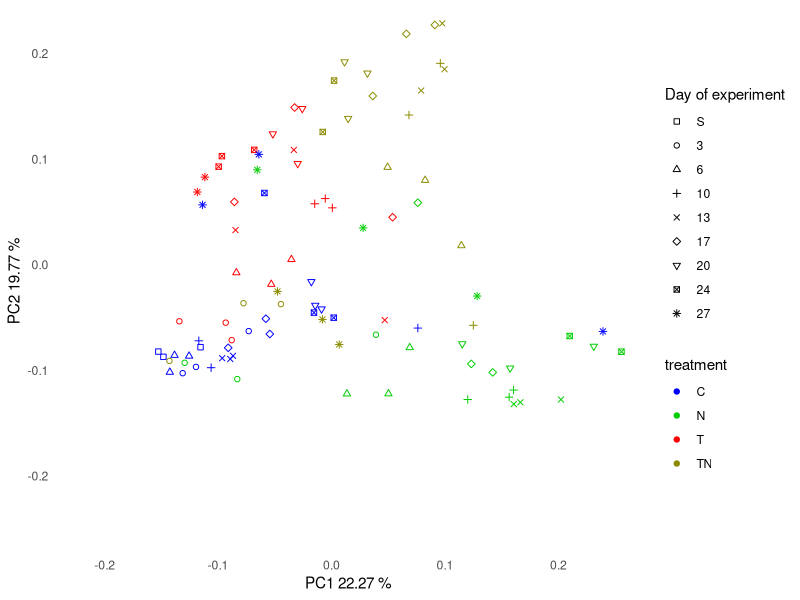
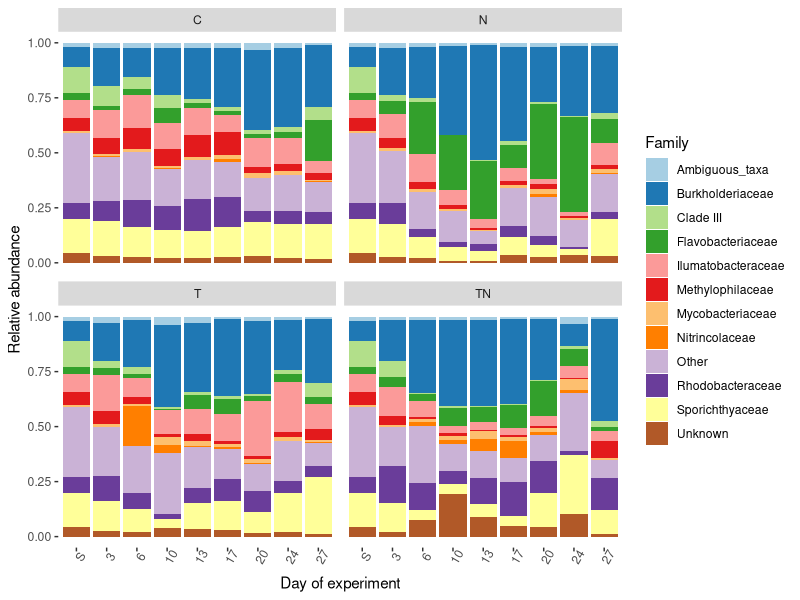
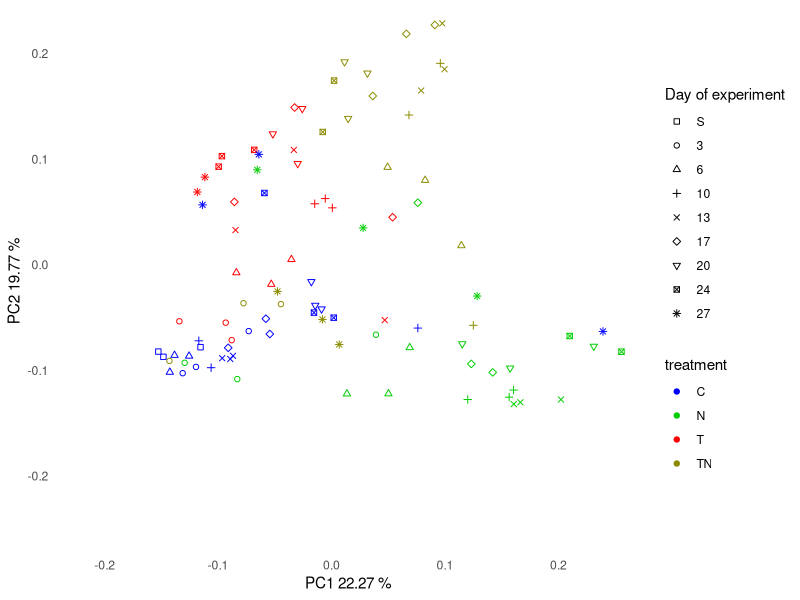
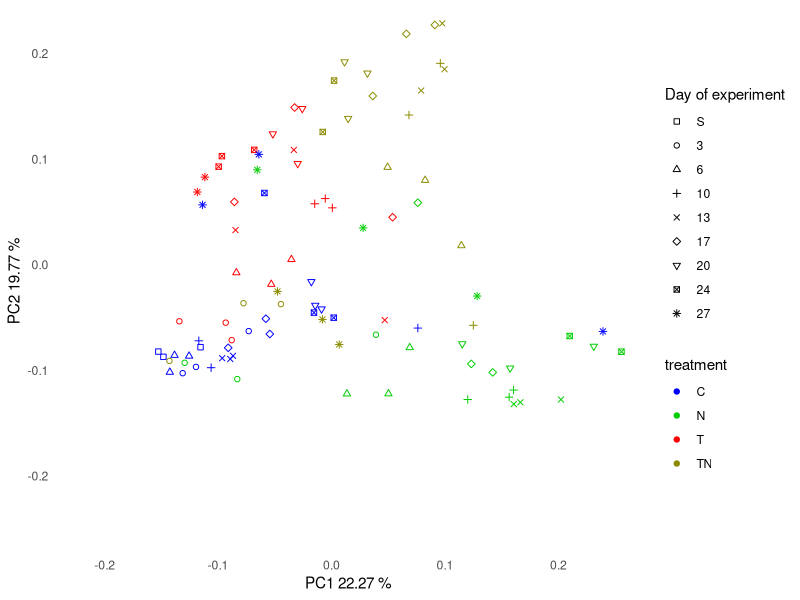
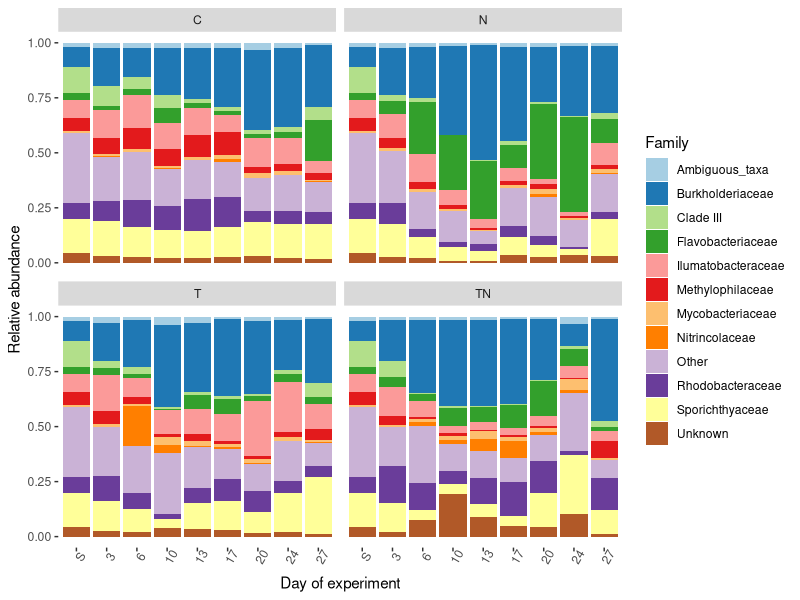

Write the R code that produced these figures, in order. (Note: this script raises an error after producing the figures.)
## ---- chunk 1
knitr::opts_chunk$set(echo = TRUE, warning = FALSE, message = F)
## ---- chunk 2
library(tidyverse)
library(vegan)
library(RColorBrewer)
library(pheatmap)
library(Hmisc)
library(grid)
## ---- chunk 3
GEOM_COL_COLOURS = c(
  RColorBrewer::brewer.pal(12, name = 'Paired')) # Setting colour scheme vector.
## ---- chunk 4
taxonomy <- read_tsv("../data/taxonomy.tsv") %>%
  separate(Taxon, c("domain", "phylum", "class", "order","family","genus","species"), sep =";") %>%
  replace_na(list(phylum = "Unknown", class = "Unknown", order = "Unknown", family = "Unknown", genus = "JUnknown", species = "Unknown")) %>%
  rename("Feature_ID" = "Feature ID") 
  
#Removing prefix in taxnomy names
taxonomy$domain <- gsub("D_[0-9]__","", taxonomy$domain)
taxonomy$phylum <- gsub("D_[0-9]__","", taxonomy$phylum)
taxonomy$class <- gsub("D_[0-9]__","", taxonomy$class)
taxonomy$order <- gsub("D_[0-9]__","", taxonomy$order)
taxonomy$family <- gsub("D_[0-9]__","", taxonomy$family)
taxonomy$genus <- gsub("D_[0-9]__","", taxonomy$genus)
taxonomy$species <- gsub("D_[0-9]__","", taxonomy$species)

#Filtering out chloroplasts and mitochondria
taxonomy <- taxonomy %>% 
            filter(order != "Chloroplast" & family != "Mitochondria") %>%
            mutate(ASV = paste0("ASV",row_number()))


abs_abu <- read_tsv("../data/feature-table.tsv") %>%
  gather(sample, abundance, 2:ncol(.)) %>% #Creating a long format instead of wide
  rename("Feature_ID" = "OTU ID") %>% # Renaming
  inner_join(taxonomy, by = "Feature_ID")  %>% #joining in taxonomic information
  filter(order != "Chloroplast" & family != "Mitochondria") %>% 
  select(Feature_ID, sample, abundance)

#Days : 0, 3, 6, 10, 13, 17, 20, 24, 27
sample_key <- read_tsv("../data/sample_key.tsv") %>%
  separate(replicate, c("treatment", "replicate"), sep = -1) 
  
sample_key$treatment <- sub(2,"", sample_key$treatment)

#Reading in the file and matching the names
mu <- read_tsv("../data/mu.tsv") %>%
  rename(timepoint = "Sampling", treatment = "Treatment", replicate = "Replicate") %>%
  mutate(timepoint = str_replace(timepoint, "^","T"), 
         tre_rep = paste(timepoint, treatment, replicate, sep = ""))

#Respiration values and creating common variable to join in other df (tre_rep)
Rm <- read_tsv("../data/Rm_values.tsv") %>%
   mutate(tre_rep = paste(timepoint, treatment, replicate, sep = "")) 
## ---- chunk 5
pca <- decostand(
as.matrix(
  abs_abu %>%
  inner_join(sample_key, by = "sample") %>%
  mutate(tre_rep = paste(timepoint, treatment, replicate, sep = "")) %>%
  #group_by(tre_rep) %>%
  #mutate(relab = abundance/sum(abundance)) %>% #Relative abundance not used due to hellinger.
  #ungroup() %>%
  select(Feature_ID, tre_rep, abundance) %>%
  spread(Feature_ID, abundance, fill = 0) %>%
  column_to_rownames("tre_rep")
), method = "hellinger"
) %>%
  vegan::rda()

eigenvalues <- as.data.frame(pca$CA$eig) %>%
    rownames_to_column("PC_axes") %>%
    rename(eigenvalues = "pca$CA$eig") %>%
    mutate(eigenvalues_variation_explained = (eigenvalues/sum(eigenvalues) * 100))

#Shape legend
shapes = c(0,1,2,3,4,5,6,7,8)

#Running and plotting PCA
as.data.frame(pca$CA$u) %>%
  rownames_to_column("tre_rep") %>%
  inner_join(sample_key %>% mutate(tre_rep = paste(timepoint, treatment, replicate, sep = "")), by = "tre_rep") %>%
  mutate(day = case_when(
                      timepoint == "T0" ~ "S",
                      timepoint == "T1" ~ "3",
                      timepoint == "T2" ~ "6",
                      timepoint == "T3" ~ "10",
                      timepoint == "T4" ~ "13",
                      timepoint == "T5" ~ "17",
                      timepoint == "T6" ~ "20",
                      timepoint == "T7" ~ "24",
                      timepoint == "T8" ~ "27",
                      TRUE ~ ""
  )) %>% 
    mutate(day = fct_relevel(day,
                             "S","3","6","10","13","17","20","24","27")
           ) %>% 
  ggplot(mapping = aes(x = PC1, y = PC2)) +
  geom_point(aes(shape = day, colour = treatment)) +
   xlab(paste("PC1", round(eigenvalues$eigenvalues_variation_explained[1], digits = 2),"%", sep = " ")) +
    ylab(paste("PC2", round(eigenvalues$eigenvalues_variation_explained[2], digits = 2),"%", sep = " ")) +
  coord_cartesian(xlim = c(-0.22, 0.25), ylim= c(-0.25, 0.22)) +
  scale_colour_manual(values = c("blue","green3","red","yellow4")) +
   scale_shape_manual("Day of experiment", values=shapes) +
   theme_minimal() +
     theme(panel.grid = element_blank()) 
  
ggsave("../results/hell_counts_PCA.pdf") 
ggsave("../results/hell_counts_PCA.png")
  
## ---- chunk 6
top12 <- abs_abu %>%
  inner_join(sample_key, by = "sample") %>%
  mutate(tre_rep = paste(timepoint, treatment, replicate, sep = "")) %>%
  group_by(tre_rep) %>%
  mutate(relab = abundance/sum(abundance)) %>%
  ungroup() %>% # 869376 rows
  inner_join(taxonomy, by = "Feature_ID")  %>%# 869376 rows
  group_by(family) %>%
  summarise(sum_relab = sum(relab)) %>%
  ungroup() %>%
  arrange(desc(sum_relab)) %>%
  slice(1:12) %>%
  .$family

# Removing the uncultured category, so that it ends up in the "other" category later
top12 = top12[-10] 

#Creating a separate dataframe for Timepoint zero to append, as it is only present in one treatment.
T0 <- abs_abu %>%
  inner_join(sample_key, by = "sample") %>%
  mutate(tre_rep = paste(timepoint, treatment, replicate, sep = "")) %>%
  group_by(tre_rep) %>%
  mutate(relab = abundance/sum(abundance)) %>%
  ungroup() %>% # 869376 rows
  group_by(timepoint, treatment, Feature_ID) %>%
  summarise(relab = mean(relab)) %>%
  ungroup() %>%
  inner_join(taxonomy, by = "Feature_ID")  %>% # 869376 rows
  #mutate(new_phylum = ifelse(grepl("Proteobacteria", phylum), paste0(class, sep = ""), paste0(phylum))) %>%
  mutate(Group = ifelse(family %in% top12, paste0(family), "Other")) %>%
  group_by(timepoint, treatment, Group) %>%
  summarise(sum_relab = sum(relab)) %>%
  ungroup() %>%
  filter(timepoint == "T0")

#All together
abs_abu %>%
  inner_join(sample_key, by = "sample") %>%
  mutate(tre_rep = paste(timepoint, treatment, replicate, sep = "")) %>%
  group_by(tre_rep) %>%
  mutate(relab = abundance/sum(abundance)) %>%
  ungroup() %>% # 869376 rows
  group_by(timepoint, treatment, Feature_ID) %>%
  summarise(relab = mean(relab)) %>%
  ungroup() %>%
  inner_join(taxonomy, by = "Feature_ID")  %>% # 869376 rows
  mutate(Group = ifelse(family %in% top12, paste0(family), "Other")) %>%
  group_by(timepoint, treatment, Group) %>%
  summarise(sum_relab = sum(relab)) %>%
  ungroup() %>%
  rbind(.,T0 %>% mutate(treatment = str_replace(treatment, "C","N"))) %>% #Adding timepoint0 to all other treaments
  rbind(.,T0 %>% mutate(treatment = str_replace(treatment, "C","T"))) %>%
  rbind(.,T0 %>% mutate(treatment = str_replace(treatment, "C","TN"))) %>% #407 rows
  mutate(day = ifelse(grepl("T0",timepoint),"S",   #Mutating in the day variable and ordering the days as factors
                ifelse(grepl("T1",timepoint),"3", 
                ifelse(grepl("T2", timepoint),"6",
                ifelse(grepl("T3",timepoint),"10",
                ifelse(grepl("T4",timepoint),"13",
                ifelse(grepl("T5",timepoint),"17",
                ifelse(grepl("T6", timepoint),"20",
                ifelse(grepl("T7", timepoint),"24","27"))))))))) %>%
  mutate(day = factor(day, levels = c("S","3","6","10","13","17","20","24","27"))) %>%
  ggplot(mapping = aes(x = day, y =sum_relab, fill = fct_relevel(Group, "other", after = 12))) +
  geom_col() +
  facet_wrap(~ treatment) +
  theme(axis.text.x = element_text(angle = 60), panel.background = element_blank()) +
  scale_fill_manual('Family', values = GEOM_COL_COLOURS) +
  ylab("Relative abundance") +
  xlab("Day of experiment") 
ggsave("../results/family_treatment_overview.pdf")
## ---- chunk 7
com_mat.hellinger <- decostand(as.matrix(
    abs_abu %>%
    inner_join(sample_key, by = "sample") %>%
    mutate(tre_rep = paste(timepoint, treatment, replicate, sep = "")) %>%
    #group_by(tre_rep) %>%
    #mutate(relab = abundance/sum(abundance)) %>%
    #ungroup() %>%
    filter(timepoint != "T0") %>%
    group_by(Feature_ID) %>%
    filter(abundance > 0) %>%
    ungroup() %>%
    semi_join(Rm %>% select(tre_rep, Rm_Rsb), by = "tre_rep") %>% #Reducing the data to only RM-included timepoints
    select(Feature_ID,tre_rep, abundance) %>%
    spread(Feature_ID, abundance, fill = 0) %>%
    column_to_rownames("tre_rep")
  ),
  method = "hellinger")

com_mat.hellinger.bray <- vegdist(com_mat.hellinger, method = "bray")

explanatory_df <- abs_abu %>%
  inner_join(sample_key, by = "sample") %>%
  mutate(tre_rep = paste(timepoint, treatment, replicate, sep = "")) %>%
  group_by(tre_rep) %>%
  mutate(relab = abundance/sum(abundance)) %>%
  ungroup() %>%
   filter(timepoint != "T0") %>%
   group_by(Feature_ID) %>%
    filter(relab > 0) %>%
    ungroup() %>%
  select(Feature_ID,tre_rep, relab, treatment) %>%
  spread(Feature_ID, relab, fill = 0) %>%
  select(tre_rep, treatment) %>%
  inner_join(Rm %>% select(Rm_Rsb, tre_rep), by = "tre_rep") 

com_mat.ado <-adonis(formula = com_mat.hellinger ~ treatment, data = explanatory_df, method = "bray")

com_mat.ado

#Function to do PERMANOVA for all treatments easy

treat_ado <- function(i,j) {

com_mat.hellinger <- decostand(as.matrix(
    abs_abu %>%
    inner_join(sample_key, by = "sample") %>%
    mutate(tre_rep = paste(timepoint, treatment, replicate, sep = "")) %>%
    #group_by(tre_rep) %>%
    #mutate(relab = abundance/sum(abundance)) %>%
    #ungroup() %>%
    filter(timepoint != "T0") %>%
    filter(treatment %in% c(i,j)) %>%
    group_by(Feature_ID) %>%
    filter(abundance > 0) %>%
    ungroup() %>%
    semi_join(Rm %>% select(tre_rep, Rm_Rsb), by = "tre_rep") %>% #Reducing the data to only RM-included timepoints
    select(Feature_ID,tre_rep, abundance) %>%
    spread(Feature_ID, abundance, fill = 0) %>%
    column_to_rownames("tre_rep")
  ),
  method = "hellinger")

com_mat.hellinger.bray <- vegdist(com_mat.hellinger, method = "bray")

explanatory_df <- abs_abu %>%
  inner_join(sample_key, by = "sample") %>%
  mutate(tre_rep = paste(timepoint, treatment, replicate, sep = "")) %>%
  group_by(tre_rep) %>%
  mutate(relab = abundance/sum(abundance)) %>%
  ungroup() %>%
   filter(timepoint != "T0") %>%
   group_by(Feature_ID) %>%
    filter(relab > 0) %>%
    ungroup() %>%
  select(Feature_ID,tre_rep, relab, treatment) %>%
  spread(Feature_ID, relab, fill = 0) %>%
  select(tre_rep, treatment) %>%
  inner_join(Rm %>% select(Rm_Rsb, tre_rep), by = "tre_rep") %>%
  filter(treatment %in% c(i,j))

adonis(formula = com_mat.hellinger ~ treatment, data = explanatory_df, method = "bray")
}


hmm <- treat_ado("N", "C") # R2 = 0.13, P = 0.001

df <- hmm$aov.tab %>%
  select(5,6) %>%
  slice(1) %>%
  mutate(treat1 = "N") %>%
  mutate(treat2 = "C") 

rownames(df) <- 1


#Running the pairwise comparisons with two for-loops
treat = as.character(c("C","N","T","TN"))
for(i in treat){
  for(j in treat){
if (i == j) {next}
if (j == i) {next}
df <- rbind(df, treat_ado(i,j)$aov.tab %>%
  select(5,6) %>%
  slice(1)  %>%
  mutate(treat1 = i, treat2 = j) 
)
  }
}

#Selecting non-redundant comparisons and adding p-value error-correction.
df %>%
  as.data.frame() %>%
  mutate(comp = paste(treat1, treat2, sep = "_")) %>%
  rename(p = 2) %>%
  distinct(comp, R2, p) %>%
  filter(comp %in% c("N_C","N_T","N_TN","C_T","C_TN","T_TN")) %>%
  mutate(fdr = p.adjust(p, method = "fdr")) %>% 
  write_tsv("../results/pairwise_adonis.tsv")
## ---- chunk 8
#Ranking the top50 ASV's 
rank_asv <- abs_abu %>%
  inner_join(sample_key, by = "sample") %>%
  mutate(tre_rep = paste(timepoint, treatment, replicate, sep = "")) %>%
  group_by(tre_rep) %>%
  mutate(relab = abundance/sum(abundance)) %>%
  ungroup() %>%
  group_by(Feature_ID) %>%
  summarise(relab = mean(relab)) %>%
  ungroup() %>%
  arrange(desc(relab)) 

#Vector with top50 ASVs for filtering later
top50_ASV <- abs_abu %>%
  inner_join(sample_key, by = "sample") %>%
  mutate(tre_rep = paste(timepoint, treatment, replicate, sep = "")) %>%
  group_by(tre_rep) %>%
  mutate(relab = abundance/sum(abundance)) %>%
  ungroup() %>% # 869376 rows
  group_by(Feature_ID) %>%
  summarise(relab = mean(relab)) %>%
  ungroup() %>%
  arrange(desc(relab)) %>%
  slice(1:50) %>%
  .$Feature_ID

asv_relab <- abs_abu %>%
  inner_join(sample_key, by = "sample") %>%
  mutate(tre_rep = paste(timepoint, treatment, replicate, sep = "")) %>%
  group_by(tre_rep) %>%
  mutate(relab = abundance/sum(abundance)) %>%
  ungroup() %>% # 869376 rows
  inner_join(taxonomy, by = "Feature_ID")  %>% # 869376 rows
  group_by(Feature_ID,tre_rep) %>%
  summarise(sum_relab = sum(relab)) %>%
  ungroup() %>%
  filter(Feature_ID %in% top50_ASV)

my_mat <- asv_relab %>% 
  spread(Feature_ID, sum_relab, fill = 0) %>%
  inner_join(Rm %>% select(tre_rep, Rm_Rsb), by = "tre_rep") %>%
  column_to_rownames("tre_rep") %>%
  as.matrix()
  
res <- rcorr(my_mat)

#Function to turn the data into long format, taken from: http://www.sthda.com/english/wiki/correlation-matrix-a-quick-start-guide-to-analyze-format-and-visualize-a-correlation-matrix-using-r-software

flattenCorrMatrix <- function(cormat, pmat) {
  ut <- upper.tri(cormat)
  data.frame(
    row = rownames(cormat)[row(cormat)[ut]],
    column = rownames(cormat)[col(cormat)[ut]],
    cor  =(cormat)[ut],
    p = pmat[ut]
    )
}


#Significant ASV's related to maintenance respiration, relatively high correlation with Rm_Rsb, overrepresented in certain treatments?
Rm_ASV <- flattenCorrMatrix(res$r, res$P) %>%
  mutate(fdr = p.adjust(p, method = "bonferroni")) %>%
  filter(fdr <= 0.05) %>%
  filter(column == "Rm_Rsb") %>%
  select(row, cor) %>%
  .$row

Rm_ASV_values <- flattenCorrMatrix(res$r, res$P) %>%
  mutate(bonferroni = p.adjust(p, method = "bonferroni")) %>%
  filter(bonferroni <= 0.05) %>%
  filter(column == "Rm_Rsb") %>%
  select(row, cor, bonferroni) %>%
  rename(Feature_ID = "row", Rm_cor = "cor", bonferroni_Rm = "bonferroni")

#Creating the tahble with values
flattenCorrMatrix(res$r, res$P) %>%
  mutate(bonferroni = p.adjust(p, method = "bonferroni")) %>%
  filter(column == "Rm_Rsb") %>%
  select(row, cor, bonferroni, p) %>%
  rename(Feature_ID = "row", Rm_cor = "cor", bonferroni_p = "bonferroni") %>%
  arrange(desc(Rm_cor))  %>%
  inner_join(taxonomy %>% select(Feature_ID, ASV), by = "Feature_ID") %>%
  select(-Feature_ID) %>%
  select(ASV, Rm_cor, bonferroni_p, p) %>%
  write_tsv("../results/Rm_correlations.tsv")

  my_mat <- asv_relab %>% 
  spread(Feature_ID, sum_relab, fill = 0) %>%
  inner_join(mu %>% select(tre_rep, mu), by = "tre_rep") %>%
  column_to_rownames("tre_rep") %>%
  as.matrix()

res <- rcorr(my_mat)

#Significant ASV's related to mu, two negative and one positive, not very high correlations though.10 ASV's with around .5 in correlation, positive and negative. negative overrepresented in C-treatment? Positive in TN?
neg_corr_mu <- flattenCorrMatrix(res$r, res$P) %>%
  mutate(bonferroni = p.adjust(p, method = "bonferroni")) %>%
  filter(bonferroni <= 0.05) %>%
  filter(column == "mu") %>%
  filter(cor < 0) %>%
  rename(Feature_ID = "row") %>%
  inner_join(taxonomy %>% select(ASV, Feature_ID), by = "Feature_ID") %>%
  .$ASV

neg_corr_mu_values <- flattenCorrMatrix(res$r, res$P) %>%
  mutate(fdr = p.adjust(p, method = "bonferroni")) %>%
  filter(fdr <= 0.05) %>%
  filter(column == "mu") %>%
  filter(cor < 0) %>%
  rename(Feature_ID = "row", mu_cor = "cor", mu_bonferroni = "fdr") %>%
  select(-column, -p)

corr_ASV <- taxonomy %>% filter(Feature_ID %in% Rm_ASV) %>% .$ASV

#Interestingly enough the ones negatively correlated with mu is positively correlated with Rm_Rsb
match(neg_corr_mu, corr_ASV)

pos_corr_mu <- flattenCorrMatrix(res$r, res$P) %>%
  mutate(fdr = p.adjust(p, method = "bonferroni")) %>%
  filter(column == "mu") %>%
  filter(fdr <= 0.05 & cor > 0) %>%
  rename(Feature_ID = "row") %>%
  inner_join(taxonomy %>% select(ASV, Feature_ID), by = "Feature_ID") %>%
  .$ASV

#Creating the mu correlation table
flattenCorrMatrix(res$r, res$P) %>%
  mutate(bonferroni = p.adjust(p, method = "bonferroni")) %>%
  filter(column == "mu") %>%
  select(row, cor, bonferroni, p) %>%
  rename(Feature_ID = "row", mu_cor = "cor", bonferroni_p = "bonferroni") %>%
  arrange(desc(mu_cor))  %>%
  inner_join(taxonomy %>% select(Feature_ID, ASV), by = "Feature_ID") %>%
  select(-Feature_ID) %>%
  select(ASV, mu_cor, bonferroni_p, p) %>%
  write_tsv("../results/mu_correlations.tsv")

#
#Joining the correlation numbers for negative corr with mu and positive Rm together in a table

Rm_ASV_values %>%
  inner_join(neg_corr_mu_values, by = "Feature_ID") %>%
  inner_join(taxonomy %>% select(ASV, Feature_ID), by = "Feature_ID") %>%
  select(-Feature_ID) %>%
  rename(bonferroni_mu = "mu_bonferroni") %>%
  select(ASV, Rm_cor, bonferroni_Rm, mu_cor, bonferroni_mu) %>%
  write_tsv("../results/correlation_table.tsv")
## ---- chunk 9
top50_mat <- abs_abu %>%
  inner_join(sample_key, by = "sample") %>%
  mutate(tre_rep = paste(timepoint, treatment, replicate, sep = "")) %>%
  group_by(tre_rep) %>%
  mutate(relab = abundance/sum(abundance)) %>%
  ungroup() %>% # 869376 rows
  group_by(timepoint, treatment, Feature_ID) %>%
  summarise(relab = mean(relab)) %>%
  ungroup() %>%
  filter(timepoint != "T0") %>%
  semi_join(rank_asv %>% slice(1:50), by = "Feature_ID") %>%
  mutate(titre = paste(treatment, timepoint, sep = "_")) %>%
  select(Feature_ID, relab, titre) %>%
  spread(titre, relab, fill = 0) %>%
  inner_join(taxonomy %>% select(ASV, Feature_ID), by = "Feature_ID") %>%
  select(-Feature_ID) %>%
  column_to_rownames("ASV") %>%
  as.matrix()

#Pick out 12 most abundant families
top12f <- abs_abu %>%
  inner_join(sample_key, by = "sample") %>%
  mutate(tre_rep = paste(timepoint, treatment, replicate, sep = "")) %>%
  group_by(tre_rep) %>%
  mutate(relab = abundance/sum(abundance)) %>%
  ungroup() %>% # 869376 rows
  inner_join(taxonomy, by = "Feature_ID")  %>% # 869376 rows
  #mutate(family = ifelse(family == "uncultured", paste(order, family, sep = "_"), paste0(family))) %>%
  #mutate(family = ifelse(family == "Ambiguous_taxa",paste(order, family, sep = "_"), paste0(family))) %>%
  #mutate(family = ifelse(family == "Unknown",paste(order, family, sep = "_"), paste0(family))) %>%
  group_by(family) %>%
  summarise(sum_relab = sum(relab)) %>%
  ungroup() %>%
  arrange(desc(sum_relab)) %>%
  slice(1:12) %>%
  .$family

#Annotation dataframe for the pheatmap
ann_df <- rank_asv %>%
  slice(1:50) %>%
  inner_join(taxonomy, by = "Feature_ID") %>% 
  mutate(Group = ifelse(family %in% top12f, paste0(family), "Other")) %>%
  select(-relab, -Feature_ID) %>% 
  column_to_rownames("ASV") %>%
  mutate(Group = ifelse(Group == "uncultured", paste0("Unknown"), paste0(Group))) %>%
  select(Group) %>%
  arrange(Group) 

#Ordered by taxonomic group
ord <- match(rownames(ann_df), rownames(top50_mat))

unique(ann_df$Group)
##Custom annotations
#Group = c("Burkholderiaceae" = "#1F78B4", "Clade III" = "#B2DF8A", "Flavobacteriaceae" = "#33A02C", "Ilumatobacteraceae" = "#FB9A99", "Methylophilaceae" = "#E31A1C", "Mycobacteriaceae" = "#FDBF6F", "Nitrincolaceae" = "#FF7F00",  "Rhodobacteraceae" = "#CAB2D6", "Sporichthyaceae" = "#6A3D9A", "Other" = "#B15928" )


groups <-  unique(ann_df$Group)


#Pheatmap needs this type of format for assigning colours to groups if more than one, the vector matching here is used for me to quickly write it down myself in the next My_colour list below

#my_colour = list(Group = c(groups[1] = GEOM_COL_COLOURS[1],
                    #       groups[2] = GEOM_COL_COLOURS[2],
                    #       groups[3] = GEOM_COL_COLOURS[3],
                    #       groups[4] = GEOM_COL_COLOURS[4],
                    #       groups[5] = GEOM_COL_COLOURS[5], 
                    #       groups[6] = GEOM_COL_COLOURS[6],
                    #       groups[7] = GEOM_COL_COLOURS[7],
                     #      groups[8] = GEOM_COL_COLOURS[8],
                     #      groups[9] = GEOM_COL_COLOURS[9],
                      #     groups[10] = GEOM_COL_COLOURS[10],
                      #     groups[11] = GEOM_COL_COLOURS[11],
                      #     groups[12] = GEOM_COL_COLOURS[12])
 # ,
#  Treatment = c("C" = "blue", "N" = "green3", "T" = "red", "TN" = "yellow4")
#)
my_colour = list(Group = c("Ambiguous_taxa" = "#A6CEE3",
                           "Burkholderiaceae" = "#1F78B4",
                           "Clade III" = "#B2DF8A",
                           "Flavobacteriaceae" = "#33A02C",
                           "Ilumatobacteraceae" = "#FB9A99", 
                           "Methylophilaceae" = "#E31A1C",
                           "Mycobacteriaceae" = "#FDBF6F",
                           "Nitrincolaceae" = "#FF7F00",
                           "Other" = "#CAB2D6",
                           "Rhodobacteraceae" = "#6A3D9A",
                           "Sporichthyaceae" = "#FFFF99",
                           "Unknown" = "#B15928")
  ,
  Treatment = c("C" = "blue", "N" = "green3", "T" = "red", "TN" = "yellow4")
)

#apply(top50_mat[ord,], 1, max) ## Among the top50 only one ASV does not reach to 1% in at least one sample, so almost all can be considered abundant It is also clear that the ASV's with significant correlation to maintenance respiration is abundance in the C-treatment.

#Vector to pretty up the column labels
row_vec <- c(paste("C",seq(1,8), sep = ""), paste("N",seq(1,8), sep = ""), paste("T",seq(1,8), sep = ""), paste("TN",seq(1,8), sep = ""))

#MAKE TREATMENT VECTOR
Treatment <- c("C","C","C","C","C","C","C","C","N","N","N","N","N","N","N","N","T","T","T","T","T","T","T","T","TN","TN","TN","TN","TN","TN","TN","TN")


#Connecting the annotation column by adding rownames to match colnames in matrix
ann_col <- data.frame(Treatment)
rownames(ann_col) <- colnames(top50_mat)
row_vec <- rep(c("3","6","10","13","17","20","24","27"), times = 4)

#The pheatmap with added x-label
pdf("../results/top50_updated.pdf")
 #Alternative version
 pheatmap(top50_mat, annotation_row = ann_df, annotation_col = ann_col, cluster_cols = F, cluster_rows = T, clustering_distance_rows = "correlation", gaps_col = c(8,16,24), annotation_color = my_colour, fontsize = 8, 
          labels_row = case_when(
            rownames(top50_mat) %in% corr_ASV ~ paste0(rownames(top50_mat),"*"),
                           rownames(top50_mat) %in% pos_corr_mu ~ paste0(rownames(top50_mat),"#"),
                           TRUE ~ rownames(top50_mat)
            ), cellwidth = 7, cellheight = 7, fontsize_row = 8, fontsize_col = 6, annotation_names_row = F, width = 7, height = 7,treeheight_row = 15, labels_col = row_vec, angle_col = 90)
grid.text("Day of experiment" , x= 0.355, y = 0.1, gp = gpar(fontsize = 12))
grid.text("ASV" , x= 0.03, y = 0.50, gp = gpar(fontsize = 12), rot = 90)
dev.off()

## ---- chunk 10
#Creating community mat
mantel_mat <- abs_abu %>%
  inner_join(sample_key, by = "sample") %>%
  mutate(tre_rep = paste(timepoint, treatment, replicate, sep = "")) %>%
  group_by(tre_rep) %>%
  mutate(relab = abundance/sum(abundance)) %>%
  ungroup() %>% # 869376 rows
  inner_join(taxonomy, by = "Feature_ID")  %>% # 869376 rows
  group_by(Feature_ID,tre_rep) %>%
  summarise(sum_relab = sum(relab)) %>%
  ungroup() %>%
  spread(Feature_ID, sum_relab, fill = 0) %>%
  inner_join(mu %>% select(tre_rep, mu), by = "tre_rep") %>%
  column_to_rownames("tre_rep") %>%
  as.matrix()

#Calculate bray-curtis distances on the community (exclude the mu from df)
com_dist <- vegdist(mantel_mat[1:nrow(mantel_mat),1:9056], method = "bray")

#Euclidean distance for env. vector
env_dist <- vegdist(mantel_mat[1:nrow(mantel_mat),9057], method = "euclidean")

#The test - it works and show a somewhat weak correlation between community and mu, but check other variables.

result <- mantel(com_dist, env_dist, method = "spearman")

result
